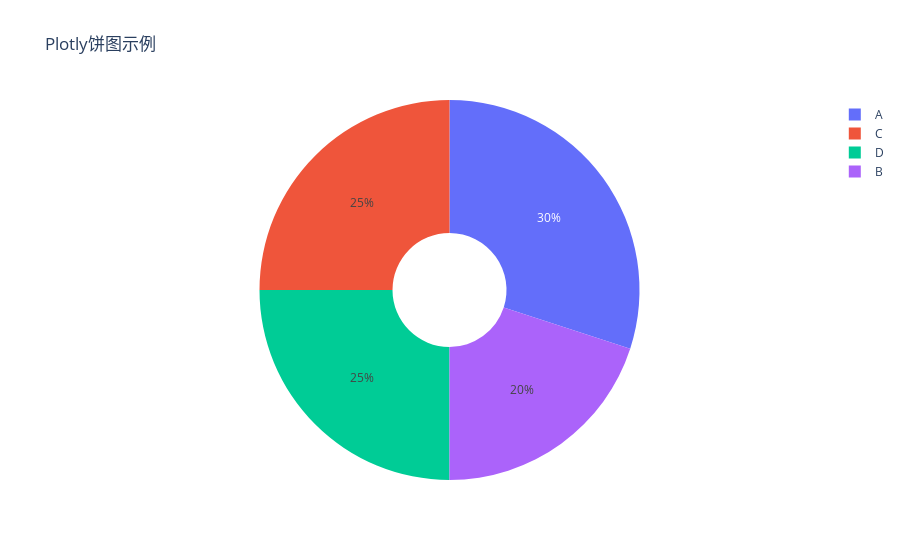

Write notebook code for a chart like this one.
### Markdown cell above
2. 使用Plotly


plotly 是一个功能强大的交互式绘图库，适合用于 Web 应用。

### Code cell
import plotly.graph_objects as go

# 示例数据
labels = ['A', 'B', 'C', 'D']
values = [30, 20, 25, 25]

# 绘制饼图
fig = go.Figure(data=[go.Pie(labels=labels, values=values, hole=0.3)])

fig.update_layout(title_text='Plotly饼图示例')
fig.show()

### Figure 1 — Plotly figure (JSON) as saved in the notebook; plotly's stock layout.template omitted (floating-point values rounded to 4 significant figures)
{"data": [{"hole": 0.3, "labels": ["A", "B", "C", "D"], "type": "pie", "values": [30, 20, 25, 25]}], "layout": {"title": {"text": "Plotly饼图示例"}}}
